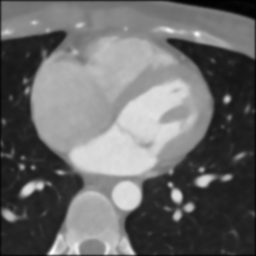
#> input picture data/cardiac_cta.bmp, 256 x 256 px
$ jupyter execute --allow-errors cardiacCTA_segmentation_Q.ipynb
#> lines starting #> are read from the running program, lines starting #| are printed output that depends on the picture; after the words box and inside, x2 and y2 are one past the last pixel; in counts of white or black regions, pixels touching at a corner belong together
[cell 1]
import cv2
import numpy as np
import matplotlib.pyplot as plt
import sklearn.metrics as metrics

[cell 2]
def calcSim(target, predict):

    if len(target) != len(predict):
        return -1

    num_target = 0
    num_predict = 0
    num_union = 0

    for i in range(len(target)):
        if (target[i] != 0):
            num_target = num_target + 1
        if (predict[i] != 0):
            num_predict = num_predict + 1
        if (target[i] != 0) and (target[i] == predict[i]):
            num_union = num_union + 1

    sim = 2*(num_union/(num_target+num_predict))

    return sim

[cell 3]
src = cv2.imread('./data/cardiac_cta.bmp')
#> src is the input picture: shape (256, 256, 3); min 0, max 255, mean 106
gray = cv2.cvtColor(src,cv2.COLOR_BGR2GRAY)
target = cv2.imread('./data/cardiac_label.bmp', cv2.IMREAD_GRAYSCALE)
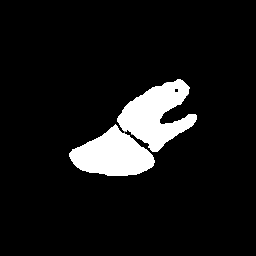
#> input picture data/cardiac_label.bmp, 256 x 256 px
#> target: shape (256, 256); min 0, max 255, mean 22.5

[cell 4]
ret, dst = cv2.threshold(gray,180, 255, cv2.THRESH_BINARY)
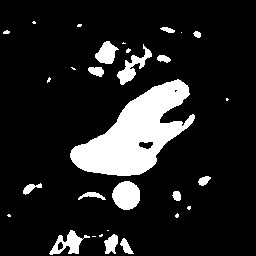
#> dst: shape (256, 256); 13.4% white; 30 white regions (14 under 20 px), largest, box (x1, y1, x2, y2) and area: (70, 79, 195, 176) 5874, (112, 181, 140, 210) 629, (117, 44, 152, 85) 447
ret, labels, stats, centroids = cv2.connectedComponentsWithStats(dst)# 이걸 더 많이 씀
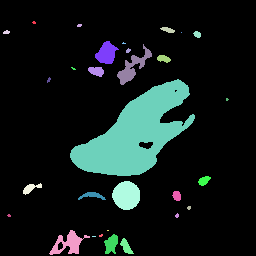
#> labels: shape (256, 256) int32; 31 distinct labels, from 0 to 30; one colour per label, 0 black
#> ret = 31; stats = 31 rows, first 6: [0, 0, 256, 256, 56723], [32, 21, 4, 3, 9], [77, 24, 5, 3, 13], [160, 27, 15, 6, 56], [3, 30, 7, 4, 21], [193, 31, 8, 7, 40]; centroids = 31 pairs, first value 6.05 to 226.7, second value 22.11 to 246.3

cv2.imshow('src',  dst)
cv2.waitKey()
cv2.destroyAllWindows()

[cell 5]
kernel = cv2.getStructuringElement(shape=cv2.MORPH_RECT, ksize=(3, 3))
erode = cv2.getStructuringElement(shape=cv2.MORPH_RECT, ksize=(3, 3))
kernel = cv2.getStructuringElement(shape=cv2.MORPH_RECT, ksize=(3, 3))

[cell 6]
res = np.zeros(src.shape, dtype=src.dtype)
for i in range(1, int(ret)): # 분할영역 표시
    r = np.random.randint(256)
    g = np.random.randint(256)
    b = np.random.randint(256)
    res[labels == i] = [r, g, b]
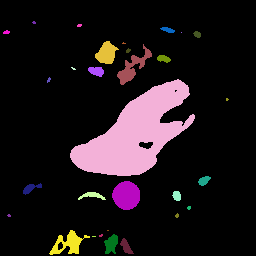
#> res: shape (256, 256, 3); mean of channels 0, 1, 2 24.4, 21, 29; drawn as B, G, R
